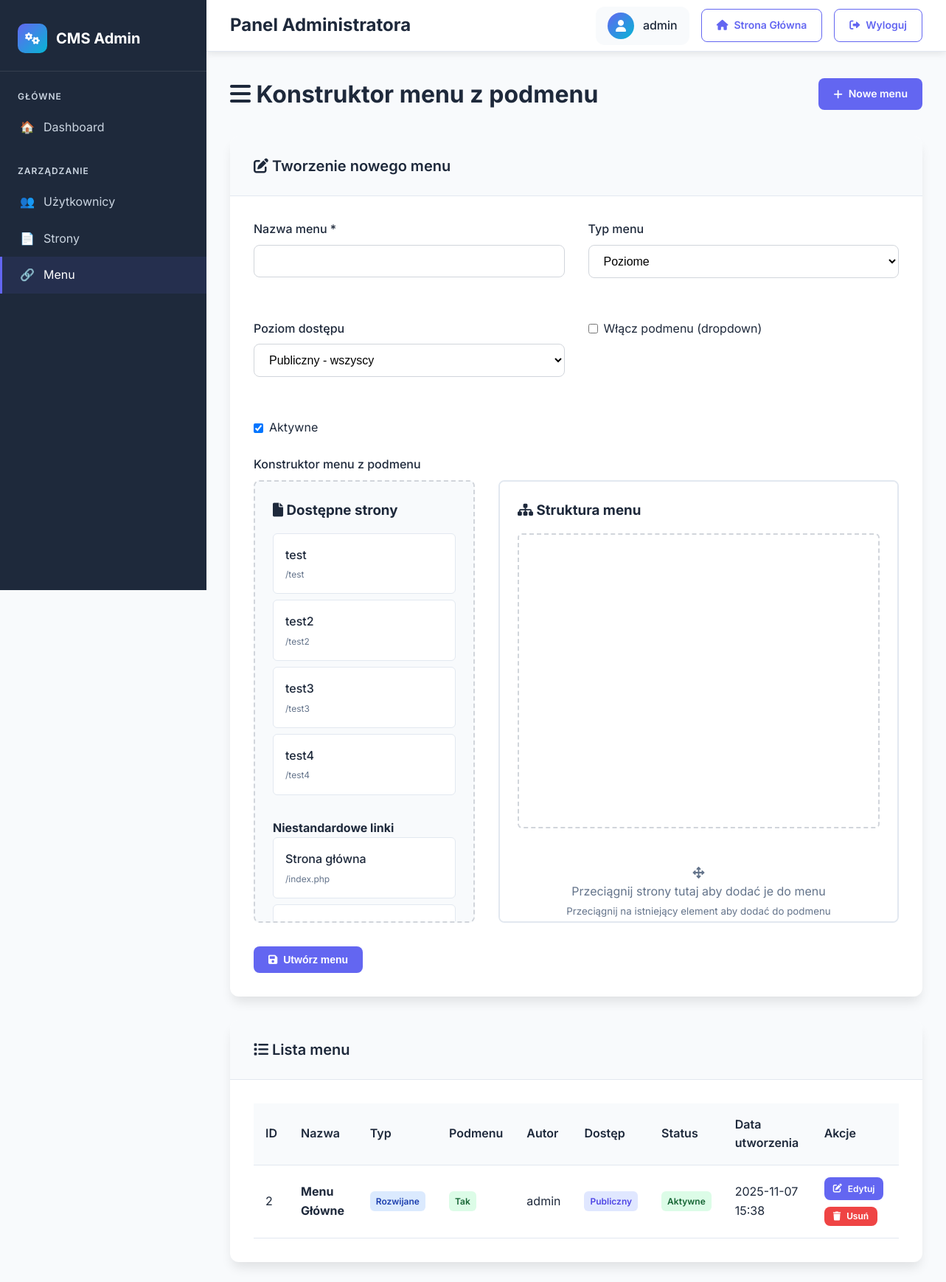
/admin/menu.php (signed in), run on the app's committed database.
### tables this page shows
CREATE TABLE `pages` (
  `id` int(11) NOT NULL,
  `title` varchar(255) NOT NULL,
  `slug` varchar(255) DEFAULT NULL,
  `content` text DEFAULT NULL,
  `meta_description` text DEFAULT NULL,
  `author_id` int(11) DEFAULT NULL,
  `access_level` enum('public','logged_in','private') DEFAULT 'public',
  `created_at` datetime DEFAULT current_timestamp(),
  `updated_at` datetime DEFAULT current_timestamp() ON UPDATE current_timestamp(),
  `is_published` tinyint(1) DEFAULT 1
);

CREATE TABLE `menus` (
  `id` int(11) NOT NULL,
  `name` varchar(100) NOT NULL,
  `menu_type` enum('horizontal','vertical','dropdown') DEFAULT 'horizontal',
  `has_dropdown` tinyint(1) DEFAULT 0,
  `access_level` enum('public','logged_in','private') DEFAULT 'public',
  `structure` longtext DEFAULT NULL,
  `created_by` int(11) DEFAULT NULL,
  `created_at` datetime DEFAULT current_timestamp(),
  `is_active` tinyint(1) DEFAULT 1
);

### admin/menu.php (the view, shortened to what the rows shown need)
<?php
$host = 'localhost';
$dbname = 'cms_portal';
$username = 'root';
$password = '';
try {
    $connection = new PDO(
        "mysql:host=$host;dbname=$dbname;charset=utf8mb4",
        $username,
        $password,
        array(
            PDO::ATTR_ERRMODE => PDO::ERRMODE_EXCEPTION,
            PDO::ATTR_DEFAULT_FETCH_MODE => PDO::FETCH_ASSOC
        )
    );
} catch(PDOException $e) {
    die("Błąd połączenia z bazą danych: " . $e->getMessage());
}
$user_id = $_SESSION['user_id'];
try {
    $stmt = $connection->prepare("
        SELECT role_id
        FROM user_admin_roles
        WHERE user_id = ? AND role_id IN (1, 3)
    ");
    $stmt->execute([$user_id]);
    $has_permission = $stmt->fetch();
} catch (PDOException $e) {
    die("Błąd podczas sprawdzania uprawnień: " . $e->getMessage());
}
try {
    if ($has_permission['role_id'] == 1) {
        $stmt = $connection->prepare("
            SELECT m.*, u.username as author_name
            FROM menus m
            LEFT JOIN users u ON m.created_by = u.id
            ORDER BY m.created_at DESC
        ");
        $stmt->execute();
    }
    $menus = $stmt->fetchAll();
} catch (PDOException $e) {
    $error = "Błąd podczas pobierania menu: " . $e->getMessage();
    $menus = [];
}
$edit_menu = null;
try {
    $stmt = $connection->prepare("
        SELECT id, title, slug
        FROM pages
        WHERE is_published = 1
        ORDER BY title
    ");
    $stmt->execute();
    $pages = $stmt->fetchAll();
} catch (PDOException $e) {
    $pages = [];
}
function safe_echo($text) {
    echo htmlspecialchars($text, ENT_QUOTES, 'UTF-8');
}
function getMenuTypeLabel($type) {
    $labels = [
        'horizontal' => 'Poziome',
        'vertical' => 'Pionowe',
        'dropdown' => 'Rozwijane'
    ];
    return $labels[$type] ?? $type;
}
function getAccessLevelLabel($level) {
    $labels = [
        'public' => 'Publiczny',
        'logged_in' => 'Tylko zalogowani',
        'private' => 'Prywatny'
    ];
    return $labels[$level] ?? $level;
}
?>
<!DOCTYPE html>
<html lang="pl">
<head>
    <link href="https://cdnjs.cloudflare.com/ajax/libs/font-awesome/6.0.0/css/all.min.css" rel="stylesheet">
</head>
<body>
    <div class="admin-container">
        <main class="admin-main">
            <header class="admin-header">
                <div class="header-title">
                    <h1>Panel Administratora</h1>
                </div>
            </header>
            <div class="admin-content">
                <div class="page-header">
                    <h1><i class="fas fa-bars"></i> Konstruktor menu z podmenu</h1>
                </div>
                <div class="card">
                    <div class="card-header">
                        <h2>
                            <i class="fas fa-edit"></i>
                            <?php echo $edit_menu ? 'Edycja menu' : 'Tworzenie nowego menu'; ?>
                        </h2>
                    </div>
                    <div class="card-body">
                        <form method="POST" action="" id="menuForm">
                            <div class="form-group">
                                <div class="builder-container">
                                    <div class="pages-panel">
                                        <?php if (empty($pages)): ?>
                                            <div class="empty-state">
                                                <i class="fas fa-folder-open"></i>
                                                <p>Brak opublikowanych stron</p>
                                            </div>
                                        <?php else: ?>
                                            <?php foreach ($pages as $page): ?>
                                                <div class="page-item" draggable="true"
                                                     data-page-id="<?php echo $page['id']; ?>"
                                                     data-page-title="<?php safe_echo($page['title']); ?>"
                                                     data-page-url="<?php safe_echo($page['slug']); ?>">
                                                    <div class="page-title"><?php safe_echo($page['title']); ?></div>
                                                    <div class="page-url">/<?php safe_echo($page['slug']); ?></div>
                                                </div>
                                            <?php endforeach; ?>
                                        <?php endif; ?>
                                    </div>
                                </div>
                            </div>
                        </form>
                    </div>
                </div>
                <div class="card">
                    <div class="card-header">
                        <h2><i class="fas fa-list"></i> Lista menu</h2>
                    </div>
                    <div class="card-body">
                        <?php if (empty($menus)): ?>
                            <p>Brak menu w systemie.</p>
                        <?php else: ?>
                            <div class="table-responsive">
                                <table class="table">
                                    <thead>
                                        <tr>
                                            <th>ID</th>
                                            <th>Nazwa</th>
                                            <th>Typ</th>
                                            <th>Podmenu</th>
                                            <th>Autor</th>
                                            <th>Dostęp</th>
                                            <th>Status</th>
                                            <th>Data utworzenia</th>
                                            <th>Akcje</th>
                                        </tr>
                                    </thead>
                                    <tbody>
                                        <?php foreach ($menus as $menu): ?>
                                            <tr>
                                                <td><?php safe_echo($menu['id']); ?></td>
                                                <td>
                                                    <strong><?php safe_echo($menu['name']); ?></strong>
                                                </td>
                                                <td>
                                                    <span class="badge badge-info">
                                                        <?php echo getMenuTypeLabel($menu['menu_type']); ?>
                                                    </span>
                                                </td>
                                                <td>
                                                    <?php if ($menu['has_dropdown']): ?>
                                                        <span class="badge badge-success">Tak</span>
                                                    <?php else: ?>
                                                        <span class="badge">Nie</span>
                                                    <?php endif; ?>
                                                </td>
                                                <td><?php safe_echo($menu['author_name'] ?? 'Nieznany'); ?></td>
                                                <td>
                                                    <span class="badge badge-primary">
                                                        <?php echo getAccessLevelLabel($menu['access_level']); ?>
                                                    </span>
                                                </td>
                                                <td>
                                                    <?php if ($menu['is_active']): ?>
                                                        <span class="badge badge-success">Aktywne</span>
                                                    <?php else: ?>
                                                        <span class="badge badge-error">Nieaktywne</span>
                                                    <?php endif; ?>
                                                </td>
                                                <td><?php echo date('Y-m-d H:i', strtotime($menu['created_at'])); ?></td>
                                                <td>
                                                    <div style="display: flex; gap: 0.5rem; flex-wrap: wrap;">
                                                        <a href="menu.php?edit=<?php echo $menu['id']; ?>" class="btn btn-sm btn-primary">
                                                            <i class="fas fa-edit"></i> Edytuj
                                                        </a>
                                                        <?php if ($menu['created_by'] == $user_id || $has_permission['role_id'] == 1): ?>
                                                            <form method="POST" action="" style="display: inline;">
                                                                <button type="submit" name="delete_menu" class="btn btn-sm btn-danger"
                                                                        onclick="return confirm('Czy na pewno chcesz usunąć to menu?')">
                                                                    <i class="fas fa-trash"></i> Usuń
                                                                </button>
                                                            </form>
                                                        <?php endif; ?>
                                                    </div>
                                                </td>
                                            </tr>
                                        <?php endforeach; ?>
                                    </tbody>
                                </table>
                            </div>
                        <?php endif; ?>
                    </div>
                </div>
            </div>
        </main>
    </div>
</body>
</html>

### data on the page
pages: title "test test"
pages: title "test2 test2"
pages: title "test3 test3"
pages: title "test4 test4"
menus: id "2 Menu Główne admin", menu_type "Rozwijane", has_dropdown "Tak", access_level "Publiczny", is_active "Aktywne", created_at "2025-11-07 15:38"

### other printed values
$_SESSION['user_login'] "admin"
